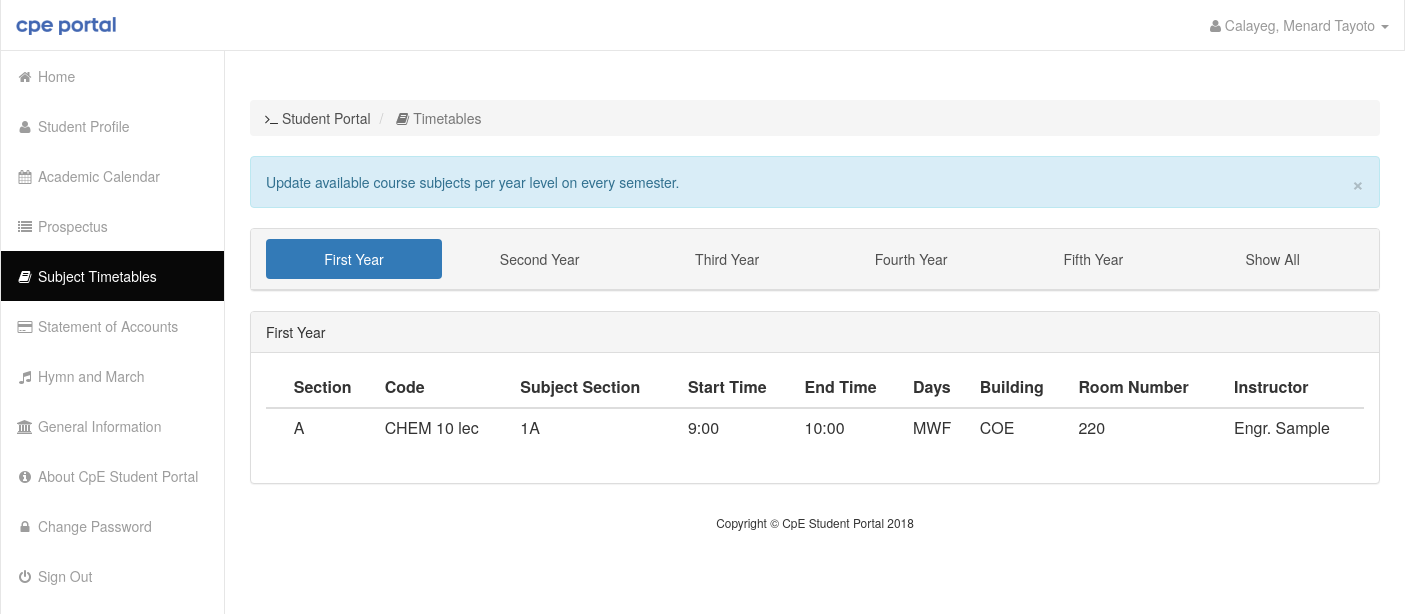
The page /timetables.php (signed in) on the database its author committed.
### tables this page shows
CREATE TABLE `schedules` (
  `id` int(15) NOT NULL,
  `year` int(11) NOT NULL,
  `section` varchar(15) NOT NULL,
  `code` varchar(15) NOT NULL,
  `units` varchar(10) NOT NULL,
  `subjectsection` varchar(15) NOT NULL,
  `starttime` varchar(15) NOT NULL,
  `endtime` varchar(15) NOT NULL,
  `days` varchar(15) NOT NULL,
  `building` varchar(15) NOT NULL,
  `roomnumber` varchar(15) NOT NULL,
  `instructor` varchar(25) NOT NULL
);

### php/showSchedules.php (the view, shortened to what this page needs)
<?php
	function showSchedules() {
		echo '<div class="panel panel-default">
					<div class="panel-heading" style="text-align: center;" id="myTabs">
						<ul class="nav nav-pills nav-justified">
							<li class="active">
							<a  href="#1" data-toggle="tab">First Year</a>
							</li>
							<li><a href="#2" data-toggle="tab">Second Year</a>
							</li>
							<li><a href="#3" data-toggle="tab">Third Year</a>
							</li>
							<li><a href="#4" data-toggle="tab">Fourth Year</a>
							</li>
							<li><a href="#5" data-toggle="tab">Fifth Year</a>
							</li>
							<li><a id="tabAll"  href="#0" data-toggle="tab">Show All</a>
							</li>
						</ul>
					</div>
				</div>';
		echo '<div class="tab-content">';
		echo '<div class="active tab-pane" id="1">';
		echo "<div class=\"row\"><div class=\"col-lg-12\"><div class=\"panel panel-default\">
		<div class=\"panel-heading\">First Year</div><div class=\"panel-body\"><div class=\"table-responsive\">
		<table id=\"tablefirst\" class=\"table\">
		<thead>
		<tr>
		<th style=\"font-size: 0px\">ID</th>
		<th>Section</th>
		<th>Code</th>
		<th>Subject Section</th>
		<th>Start Time</th>
		<th>End Time</th>
		<th>Days</th>
		<th>Building</th>
		<th>Room Number</th>
		<th>Instructor</th>
		</tr>
		</thead>
		<tbody class=\"list\">";
		$conn = getDB('cpe-studentportal');
		$stmt = $conn->prepare("SELECT * from `schedules` WHERE year=1 ORDER BY section");
		$stmt->execute();
		foreach(($stmt->fetchAll()) as $row) {
			echo "<tr>
			<td style=\"font-size: 0px\">" . $row['id'] . "</td>
			<td \">" . $row['section'] . "</td>
			<td >" . $row['code'] . "</td>
			<td >" . $row['subjectsection'] . "</td>
			<td >" . $row['starttime'] . "</td>
			<td >" . $row['endtime'] . "</td>
			<td >" . $row['days'] . "</td>
			<td >" . $row['building'] . "</td>
			<td >" . $row['roomnumber'] . "</td>
			<td >" . $row['instructor'] . "</td></tr>";
		}
		echo "</tbody></table></div></div></div></div></div></div>";
		echo '<div class="tab-pane" id="5">';
		echo "<div class=\"row\"><div class=\"col-lg-12\"><div class=\"panel panel-default\">
		<div class=\"panel-heading\">Fifth Year</div><div class=\"panel-body\"><div class=\"table-responsive\">
		<table id=\"tablefifth\" class=\"table\">
		<thead>
		<tr>
		<th style=\"font-size: 0px\">ID</th>
		<th>Section</th>
		<th>Code</th>
		<th>Subject Section</th>
		<th>Start Time</th>
		<th>End Time</th>
		<th>Days</th>
		<th>Building</th>
		<th>Room Number</th>
		<th>Instructor</th>
		</tr>
		</thead>
		<tbody class=\"list\">";
		echo "</tbody></table></div></div></div></div></div></div></div>";
	}
?>

### includes/header.php (style rules this page uses)
a { color: #4f4f4f; text-decoration: none; }

### rows shown on the page
schedules: section "A", code "CHEM 10 lec", subjectsection "1A", starttime "9:00", endtime "10:00", days "MWF", building "COE", roomnumber "220", instructor "Engr. Sample"

### other values the page prints
$_SESSION["name"][1] "Calayeg"
$_SESSION["name"][2] "Menard"
$_SESSION["name"][3] "Tayoto"
